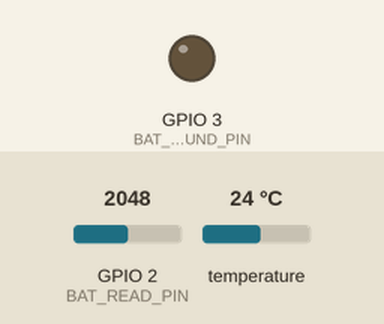
Recording of a sketch running on a simulated ESP32-S3. On the bench: output pins drawn as LEDs (lit = HIGH). Inputs (shaded band) come from the test bench; at power-on: GPIO 2 (BAT_READ_PIN) = 2048, temperature 24 °C. WiFi joins after 1.5 s; servers stay silent unless stated; no MQTT or app messages arrive unless stated; pins used as bus, display or sensor lines are not drawn; what the sketch prints to the serial monitor is not drawn. At 2.7 s the program puts the board to deep sleep or switches it off; the recording ends there.

Above: at 0.1 s.
At 0.6 s:
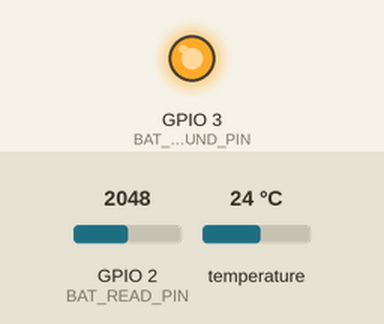
Timing chart, 0 to 2.1 s (numbered marks = the images above):
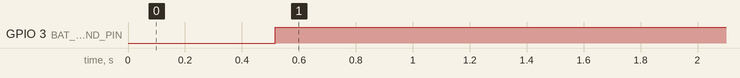

The sketch:

wifi_temp_sensor_batt_mon_ota.ino
```cpp
#include <WiFi.h>
#include <PubSubClient.h>
#include "esp_bt.h" // Required for hardware-level BT disable
#include <OneWire.h>
#include <DallasTemperature.h>
#include <HTTPClient.h>
#include <Update.h>


// --- DEBUG TOGGLE ---
#define DEBUG 0  // Set to 1 for Serial output, 0 for absolute minimum power usage

#if DEBUG
  #define DEBUG_PRINT(x) Serial.print(x)
  #define DEBUG_PRINTLN(x) Serial.println(x)
  #define DEBUG_PRINTF(...) Serial.printf(__VA_ARGS__)
#else
  #define DEBUG_PRINT(x)
  #define DEBUG_PRINTLN(x)
  #define DEBUG_PRINTF(...)
#endif


const String SENSOR_FW_VER = "v1.0.3";

// --- Configuration ---
const char* ssid = "ESP32-MyAP";
const char* password = "password123!";
const char* mqtt_broker = "10.0.0.1";
const char* pub_topic = "esp32/pub";
const char* sub_topic = "sensor/ota";
const int mqtt_port = 1883;

// --- FAST CONNECT SETTINGS ---
IPAddress local_IP(10, 0, 0, 50);
IPAddress gateway(10, 0, 0, 1);
IPAddress subnet(255, 255, 255, 0);
int wifi_channel = 1;
uint8_t bssid[] = {0x70, 0xB8, 0xF6, 0x5B, 0x8F, 0x09};


const int mqttMaxRetries = 3;
const int wifi_conn_attempts = 3;
const unsigned long wifiTimeout = 5000;

#define uS_TO_S_FACTOR 1000000ULL
#define TIME_TO_SLEEP  300

const int oneWireBus = 10; // GPIO where the DS18B20 is connected
const int SENSOR_POWER_PIN = 6; // GPIO where the DS18B20 power control is connected
OneWire oneWire(oneWireBus);
DallasTemperature sensors(&oneWire);

const int BAT_READ_PIN = 2;   // A0 (GPIO 2)
const int BAT_GROUND_PIN = 3; // D1 (GPIO 3) - Our switchable ground

WiFiClient espClient;
PubSubClient client(espClient);

volatile bool otaUpdate = false;

bool setup_wifi() {
  unsigned long startAttemptTime = millis();
  const unsigned long fastTimeout = 2000; // 2 seconds is plenty for Static IP

  DEBUG_PRINT("\nConnecting to ");
  DEBUG_PRINTLN(ssid);

  WiFi.config(local_IP, gateway, subnet);
  //WiFi.begin(ssid, password, wifi_channel, bssid);
  WiFi.begin(ssid, password, wifi_channel);

  while (WiFi.status() != WL_CONNECTED) {
    if (millis() - startAttemptTime > fastTimeout) {
      DEBUG_PRINTLN("\nWatchdog Triggered: WiFi taking too long. Aborting to save battery.");
      return false;
    }
    delay(50); // Small delay to prevent CPU hogging
  }

  DEBUG_PRINTLN("\nWiFi connected.");
  return true;
}

void callback(char* topic, byte* payload, unsigned int length) {
  String message = "";

  DEBUG_PRINT("Message arrived [");
  DEBUG_PRINT(topic);
  DEBUG_PRINT("] ");
  for (int i = 0; i < length; i++){
    message += (char)payload[i];  ;
  }
  DEBUG_PRINTLN(message);

  if (String(topic) == sub_topic && message == "START") {
    otaUpdate = true;
    DEBUG_PRINTLN("OTA Trigger Received!");
  }
}

// Updated to return success/fail and handle retries
bool mqtt_connect() {
  int retries = 0;
  while (!client.connected() && (retries < mqttMaxRetries) && (WiFi.status() == WL_CONNECTED)) {
    Serial.printf("Attempting MQTT connection (Attempt %d/%d)...\n", retries + 1, mqttMaxRetries);
    String clientId = "ESP32Client-" + String(WiFi.macAddress());

    if (client.connect(clientId.c_str())) {
      DEBUG_PRINTLN("MQTT connected!");
      client.subscribe(sub_topic);
      return true;
    } else {
      DEBUG_PRINT("MQTT failed, rc=");
      DEBUG_PRINT(client.state());
      DEBUG_PRINTLN(" - Retrying in 500 milliseconds...");
      delay(500);
      retries++;
    }
  }
  return false;
}


float getBatteryVoltage() {
  //Enable the ground path
  pinMode(BAT_GROUND_PIN, OUTPUT);
  digitalWrite(BAT_GROUND_PIN, HIGH);
  delay(10); // Let voltage stabilize

  // Take the reading
  // The XIAO ADC works best with a bit of averaging
  int raw = 0;
  for(int i = 0; i < 10; i++) {
    raw += analogRead(BAT_READ_PIN);
    delay(2);
  }
  raw /= 10;

  //Disable ground path to save power
  pinMode(BAT_GROUND_PIN, INPUT); // Set to high-impedance

  // Step 1: Calculate the voltage AT THE PIN (0 to 6.3V)
  float vPin = (raw / 4095.0) * 3.3 * 2.78;

  return vPin;
}


void setup() {
  Serial.begin(115200);
  // Wait up to 5 seconds for the Serial Monitor to be opened
  while (!Serial && millis() < 5000) {
    delay(10);
  }

  DEBUG_PRINTLN("Sensor FW version: " + SENSOR_FW_VER);

  // Kill Bluetooth immediately at the stack and hardware level
  btStop();
  esp_bt_controller_disable();

  // Lower CPU frequency to 80MHz (lowest for Wi-Fi)
  setCpuFrequencyMhz(80);

  // --- SENSOR POWER UP ---
  pinMode(SENSOR_POWER_PIN, OUTPUT);
  digitalWrite(SENSOR_POWER_PIN, LOW);

  // Extra safety: make sure internal pullups are off
  gpio_pullup_dis((gpio_num_t)SENSOR_POWER_PIN);

  // Give the sensor and pull-up resistor time to stabilize
  delay(100);

  sensors.begin();
  sensors.setResolution(10); // 10-bit is faster and more reliable at 3.3V

  // Declare tempC here so it is available for the rest of setup()
  float tempC = DEVICE_DISCONNECTED_C;

  // Request temperature
  sensors.requestTemperatures();

  // Wait for conversion (10-bit needs ~188ms)
  delay(200);

  tempC = sensors.getTempCByIndex(0);

  // If it's reading 85 (power-on reset value) or disconnected, retry once
  if (tempC == 85.0 || tempC == DEVICE_DISCONNECTED_C) {
      DEBUG_PRINTLN("Initial read failed or returned 85. Retrying...");
      delay(500);
      sensors.requestTemperatures();
      delay(200);
      tempC = sensors.getTempCByIndex(0);
  }

  if(tempC != DEVICE_DISCONNECTED_C) {
    DEBUG_PRINT("Temperature: ");
    DEBUG_PRINTLN(tempC);
  } else {
    DEBUG_PRINTLN("Error: Could not read temperature data");
  }

  float battV = 0;

  battV = getBatteryVoltage();


  // Convert float to string for MQTT
  char battString[8];
  dtostrf(battV, 1, 3, battString);

  char tempString[8];
  dtostrf(tempC, 1, 2, tempString);

  String payload = "{\"t\":" + String(tempC, 1) +
                 ",\"v\":" + String(battV, 2) +
                 ",\"fw\":\"" + SENSOR_FW_VER + "\"}";

  // --- WIFI & MQTT SECTION ---
  bool connected = false;
  int cnt_attempts = 0;

  while(cnt_attempts < wifi_conn_attempts) {
    if(setup_wifi()) {
      client.setServer(mqtt_broker, mqtt_port);
      client.setCallback(callback);

      if (mqtt_connect()) {
        client.loop();
        client.publish(pub_topic, payload.c_str());

        DEBUG_PRINTLN("Data Sent! Listening for OTA handshake...");

        // --- NEW HANDSHAKE WINDOW ---
        unsigned long startWait = millis();
        while (millis() - startWait < 600) { // Wait 600ms for Master to reply
          client.loop();
          if (otaUpdate) break;
          delay(10);
        }

        if (otaUpdate) {
          DEBUG_PRINTLN("Starting OTA Update Process...");

          // Give the MQTT client a moment to actually push the packet out
          client.loop();
          delay(100);

          if (battV < 4.4) {
              DEBUG_PRINTLN("OTA Aborted: Battery too low for safe flashing!");
              client.publish("esp32/sensor1/status", "LOW_BATT_CANCEL");
              otaUpdate = false; // Reset the flag and go back to sleep
          } else {
              DEBUG_PRINTLN("Starting OTA Update Process...");
              client.publish("esp32/sensor1/status", "UPDATING");

              client.loop();
              delay(100);

              UpdateFirmware();
          }
        }
        // --- END HANDSHAKE ---
        connected = true;
      }
      break;
    } else {
      DEBUG_PRINTLN("Retrying wifi connection...");
      cnt_attempts++;
    }
  }

  if(!connected) {
    DEBUG_PRINTLN("Critical Failure: WiFi or MQTT could not connect.");
  }

  // Power down sequence
  client.disconnect();
  WiFi.disconnect(true);
  WiFi.mode(WIFI_OFF);

  // Turn off sensor power to save battery during sleep
  digitalWrite(SENSOR_POWER_PIN, HIGH);

  // disable sensor data line to prevent ghost leak
  pinMode(oneWireBus, INPUT);
  gpio_pullup_dis((gpio_num_t)oneWireBus);


  esp_sleep_enable_timer_wakeup(TIME_TO_SLEEP * uS_TO_S_FACTOR);
  DEBUG_PRINTLN("Going to sleep now");
  esp_deep_sleep_start();
}

/*
void UpdateFirmware() {
  DEBUG_PRINTLN("Starting OTA Update...");

  // Disable sleep timers so it doesn't die mid-update
  esp_sleep_disable_wakeup_source(ESP_SLEEP_WAKEUP_ALL);

  // The httpUpdate.update call handles the GET request,
  // the flashing, and the REBOOT if successful.
  t_httpUpdate_return ret = httpUpdate.update(espClient, "http://10.0.0.1/update");

  switch (ret) {
    case HTTP_UPDATE_FAILED:
      DEBUG_PRINTF("HTTP_UPDATE_FAILED Error (%d): %s\n", httpUpdate.getLastError(), httpUpdate.getLastErrorString().c_str());
      break;

    case HTTP_UPDATE_NO_UPDATES:
      DEBUG_PRINTLN("HTTP_UPDATE_NO_UPDATES");
      break;

    case HTTP_UPDATE_OK:
      DEBUG_PRINTLN("HTTP_UPDATE_OK"); // This usually won't print because it reboots
      break;
  }
}
*/

void loop() {}


void UpdateFirmware() {
    HTTPClient http;

    String url = "http://10.0.0.1/update";

    DEBUG_PRINTLN("Connecting to Master for binary download...");
    http.begin(url);

    int httpCode = http.GET();
    if (httpCode == HTTP_CODE_OK) {
        int contentLength = http.getSize();
        DEBUG_PRINTF("Update size: %d bytes\n", contentLength);

        if (contentLength > 0) {
            // Check if there is enough space in the OTA partition
            if (Update.begin(contentLength)) {
                DEBUG_PRINTLN("Flashing... Please do not power off.");

                // Stream the data from the web server directly to the Flash
                WiFiClient* stream = http.getStreamPtr();
                size_t written = Update.writeStream(*stream);

                if (written == contentLength) {
                    DEBUG_PRINTLN("Written : " + String(written) + " successfully");
                } else {
                    DEBUG_PRINTLN("Written only : " + String(written) + "/" + String(contentLength) + ". Failed!");
                }

                if (Update.end()) {
                    if (Update.isFinished()) {
                        DEBUG_PRINTLN("Update successfully completed. Rebooting...");
                        delay(1000);
                        ESP.restart();
                    } else {
                        DEBUG_PRINTLN("Update not finished? Something went wrong.");
                    }
                } else {
                    DEBUG_PRINTF("Update Error Occurred. Error #: %d\n", Update.getError());
                }
            } else {
                DEBUG_PRINTLN("Not enough space to begin OTA");
            }
        }
    } else {
        DEBUG_PRINTF("HTTP GET failed, error: %s\n", http.errorToString(httpCode).c_str());
    }
    http.end();
}
```

Measured:
- by itself, GPIO 3 (BAT_GROUND_PIN): LOW → HIGH at 0.52 s
